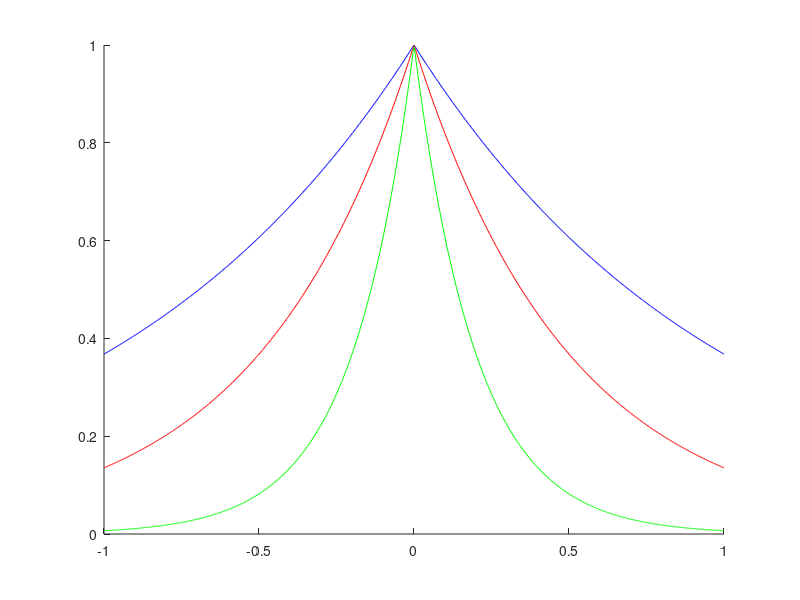

This figure's MATLAB source:
clear;
clc;

colors = {'b','r','g','y','k'};

hold on;


%tamrin 2

%rasme nemodar namaiii


%x=-5:0.01:5;

t = linspace(-1,1,1000);


%%%
a=1;

y=exp(-a*abs(t));

plot(t,y,'Color',colors{1}) %rasm1


%%%
a=2;

y=exp(-a*abs(t));

plot(t,y,'Color',colors{2}) %rasm2

%%%
a=5;

y=exp(-a*abs(t));

plot(t,y,'Color',colors{3}) %rasm3


